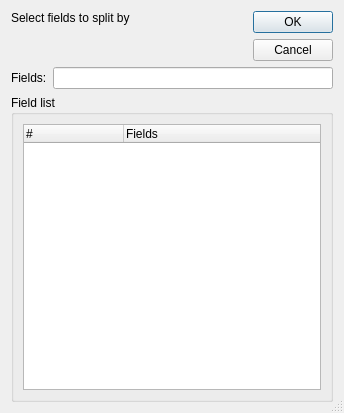
<?xml version="1.0" encoding="UTF-8"?>
<ui version="4.0">
 <class>PickFieldsDialog</class>
 <widget class="QDialog" name="PickFieldsDialog">
  <property name="geometry">
   <rect>
    <x>0</x>
    <y>0</y>
    <width>344</width>
    <height>413</height>
   </rect>
  </property>
  <property name="windowTitle">
   <string>Dialog</string>
  </property>
  <property name="windowIcon">
   <iconset resource="gex.qrc">
    <normaloff>:/gex/icons/gex_application_48x48.png</normaloff>:/gex/icons/gex_application_48x48.png</iconset>
  </property>
  <property name="sizeGripEnabled">
   <bool>true</bool>
  </property>
  <layout class="QGridLayout" name="gridLayout_2">
   <item row="0" column="0">
    <layout class="QHBoxLayout" name="horizontalLayoutHeader">
     <item>
      <widget class="QLabel" name="labelHeader">
       <property name="sizePolicy">
        <sizepolicy hsizetype="Expanding" vsizetype="Preferred">
         <horstretch>0</horstretch>
         <verstretch>0</verstretch>
        </sizepolicy>
       </property>
       <property name="text">
        <string>Select fields to split by</string>
       </property>
       <property name="alignment">
        <set>Qt::AlignLeading|Qt::AlignLeft|Qt::AlignTop</set>
       </property>
      </widget>
     </item>
     <item>
      <widget class="QDialogButtonBox" name="buttonBox">
       <property name="sizePolicy">
        <sizepolicy hsizetype="Fixed" vsizetype="Fixed">
         <horstretch>0</horstretch>
         <verstretch>0</verstretch>
        </sizepolicy>
       </property>
       <property name="orientation">
        <enum>Qt::Vertical</enum>
       </property>
       <property name="standardButtons">
        <set>QDialogButtonBox::Cancel|QDialogButtonBox::Ok</set>
       </property>
      </widget>
     </item>
    </layout>
   </item>
   <item row="1" column="0">
    <layout class="QHBoxLayout" name="horizontalLayoutFields">
     <item>
      <widget class="QLabel" name="labelFields">
       <property name="text">
        <string>Fields:</string>
       </property>
      </widget>
     </item>
     <item>
      <widget class="QLineEdit" name="lineEditFields"/>
     </item>
    </layout>
   </item>
   <item row="2" column="0">
    <widget class="QGroupBox" name="groupBoxFieldList">
     <property name="title">
      <string>Field list</string>
     </property>
     <layout class="QGridLayout" name="gridLayout">
      <item row="1" column="0">
       <widget class="QTreeWidget" name="treeWidgetFieldList">
        <property name="rootIsDecorated">
         <bool>false</bool>
        </property>
        <property name="uniformRowHeights">
         <bool>true</bool>
        </property>
        <property name="allColumnsShowFocus">
         <bool>true</bool>
        </property>
        <column>
         <property name="text">
          <string>#</string>
         </property>
        </column>
        <column>
         <property name="text">
          <string>Fields</string>
         </property>
        </column>
       </widget>
      </item>
     </layout>
    </widget>
   </item>
  </layout>
 </widget>
 <resources>
  <include location="gex.qrc"/>
 </resources>
 <connections>
  <connection>
   <sender>buttonBox</sender>
   <signal>accepted()</signal>
   <receiver>PickFieldsDialog</receiver>
   <slot>accept()</slot>
   <hints>
    <hint type="sourcelabel">
     <x>248</x>
     <y>254</y>
    </hint>
    <hint type="destinationlabel">
     <x>157</x>
     <y>274</y>
    </hint>
   </hints>
  </connection>
  <connection>
   <sender>buttonBox</sender>
   <signal>rejected()</signal>
   <receiver>PickFieldsDialog</receiver>
   <slot>reject()</slot>
   <hints>
    <hint type="sourcelabel">
     <x>316</x>
     <y>260</y>
    </hint>
    <hint type="destinationlabel">
     <x>286</x>
     <y>274</y>
    </hint>
   </hints>
  </connection>
 </connections>
</ui>
